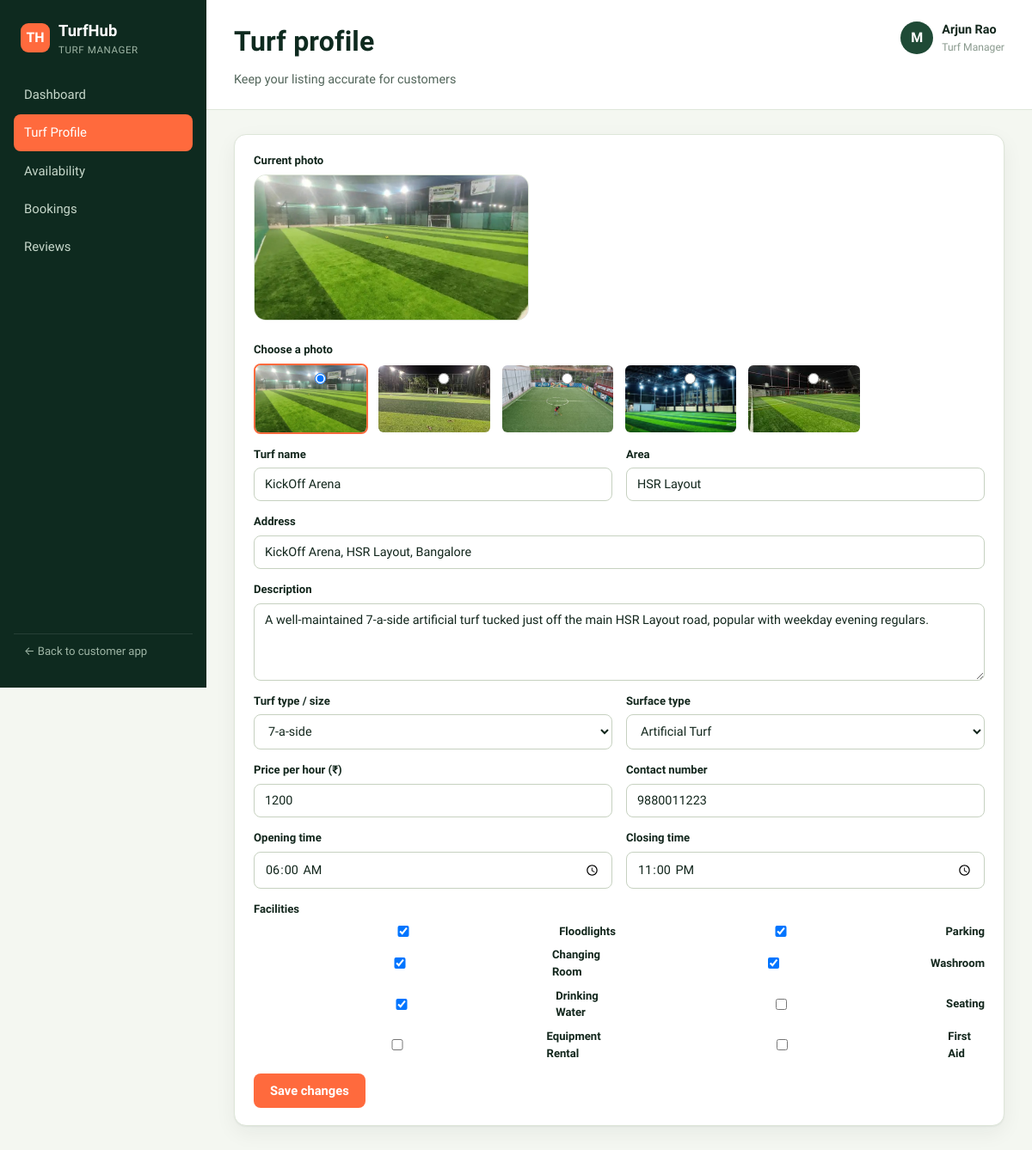
The page /manager/profile on the database its author committed.
### tables this page shows
CREATE TABLE turfs (
    id INTEGER PRIMARY KEY,
    name TEXT NOT NULL,
    area TEXT NOT NULL,
    address TEXT NOT NULL,
    manager_id INTEGER REFERENCES managers(id),
    price_per_hour INTEGER NOT NULL,
    turf_type TEXT NOT NULL,          -- 5-a-side / 6-a-side / 7-a-side / 11-a-side
    surface_type TEXT NOT NULL,       -- Artificial Turf / Hybrid Grass / Natural Grass
    description TEXT NOT NULL,
    facilities TEXT NOT NULL,         -- comma separated
    opening_time TEXT NOT NULL,
    closing_time TEXT NOT NULL,
    rating REAL NOT NULL,
    status TEXT NOT NULL DEFAULT 'pending',       -- active / pending / suspended
    verified INTEGER NOT NULL DEFAULT 0,
    image TEXT NOT NULL,
    phone TEXT NOT NULL,
    distance_km REAL NOT NULL,
    created_at TEXT NOT NULL
);

### blueprints/manager/routes.py (the view, shortened to what this page needs)
@manager_bp.route("/profile", methods=["GET", "POST"])
def profile():
    conn = get_db()
    turf = conn.execute("SELECT * FROM turfs WHERE id=?", (CURRENT_TURF_ID,)).fetchone()
    own_image = f"turf-{CURRENT_TURF_ID:02d}.jpg"
    allowed_images = set(GALLERY_IMAGES) | {own_image}
    current_facilities = [f.strip() for f in turf["facilities"].split(",")]
    gallery_choices = [own_image] + GALLERY_IMAGES
    conn.close()
    return render_template("manager/profile.html", turf=turf, facility_options=FACILITY_OPTIONS,
                            current_facilities=current_facilities, gallery_choices=gallery_choices)

### database.py (called while the page is built)
def get_db():
    conn = sqlite3.connect(DATABASE_PATH)
    conn.row_factory = sqlite3.Row
    conn.execute("PRAGMA foreign_keys = ON")
    return conn

### templates/manager/profile.html (shortened to what this page needs)
{% extends "base_manager.html" %}
{% block manager_title %}Turf profile{% endblock %}
{% block manager_subtitle %}Keep your listing accurate for customers{% endblock %}
{% block manager_content %}
<form method="post" class="panel">
  <div class="field">
    <label>Current photo</label>
    <img class="current-photo" src="{{ url_for('static', filename='images/' + (turf.image or 'placeholder.jpg')) }}"
         alt="{{ turf.name }} current photo"
         onerror="this.onerror=null;this.src='{{ url_for('static', filename='images/placeholder.jpg') }}';">
  </div>
  <div class="field">
    <label>Choose a photo</label>
    <div class="image-gallery">
      {% for img in gallery_choices %}
      <label class="{{ 'selected' if img == turf.image }}">
        <input type="radio" name="image" value="{{ img }}" {{ 'checked' if img == turf.image }}
               onchange="document.querySelectorAll('.image-gallery label').forEach(function(l){l.classList.remove('selected')});this.closest('label').classList.add('selected');">
        <img src="{{ url_for('static', filename='images/' + img) }}" alt="Turf photo option"
             onerror="this.onerror=null;this.src='{{ url_for('static', filename='images/placeholder.jpg') }}';">
      </label>
      {% endfor %}
    </div>
  </div>
  <div class="form-grid">
    <div class="field"><label>Turf name</label><input type="text" name="name" value="{{ turf.name }}" required></div>
    <div class="field"><label>Area</label><input type="text" name="area" value="{{ turf.area }}" required></div>
  </div>
  <div class="field"><label>Address</label><input type="text" name="address" value="{{ turf.address }}" required></div>
  <div class="field"><label>Description</label><textarea name="description" required>{{ turf.description }}</textarea></div>
  <div class="form-grid">
    <div class="field">
      <label>Turf type / size</label>
      <select name="turf_type">
        {% for t in ['5-a-side','6-a-side','7-a-side','11-a-side'] %}
        <option value="{{ t }}" {{ 'selected' if turf.turf_type==t }}>{{ t }}</option>
        {% endfor %}
      </select>
    </div>
    <div class="field">
      <label>Surface type</label>
      <select name="surface_type">
        {% for s in ['Artificial Turf','Hybrid Grass','Natural Grass'] %}
        <option value="{{ s }}" {{ 'selected' if turf.surface_type==s }}>{{ s }}</option>
        {% endfor %}
      </select>
    </div>
  </div>
  <div class="form-grid">
    <div class="field"><label>Price per hour (₹)</label><input type="number" name="price_per_hour" value="{{ turf.price_per_hour }}" required></div>
    <div class="field"><label>Contact number</label><input type="text" name="phone" value="{{ turf.phone }}" required></div>
  </div>
  <div class="form-grid">
    <div class="field"><label>Opening time</label><input type="time" name="opening_time" value="{{ turf.opening_time }}" required></div>
    <div class="field"><label>Closing time</label><input type="time" name="closing_time" value="{{ turf.closing_time }}" required></div>
  </div>
  <div class="field">
    <label>Facilities</label>
    <div class="checkbox-grid">
      {% for f in facility_options %}
      <label class="checkbox-item">
        <input type="checkbox" name="facilities" value="{{ f }}" {{ 'checked' if f in current_facilities }}>
        {{ f }}
      </label>
      {% endfor %}
    </div>
  </div>
  <button class="btn btn-primary" type="submit">Save changes</button>
</form>
{% endblock %}

### static/css/style.css (style rules this page uses)
:root { --bg: #F4F7F1; --bg-alt: #FFFFFF; --pitch-900: #0E2A1F; --pitch-800: #163829; --pitch-700: #1F4A36; --pitch-600: #2C5F45; --line: #DEE6D9; --line-strong: #C6D1C0; --ink: #12261C; --ink-soft: #52655A; --ink-faint: #8A9A8E; --accent: #FF6A3D; --accent-dark: #E14F22; --accent-soft: #FFE4D8; --amber: #E39A1F; --amber-soft: #FCEDCB; --success: #2E7D4F; --success-soft: #DCEFE1; --danger: #C63C3C; --danger-soft: #FBE1DF; --radius-sm: 8px; --radius-md: 14px; --radius-lg: 20px; --shadow-card: 0 1px 2px rgba(14,42,31,0.06), 0 8px 24px rgba(14,42,31,0.06); --font-display: 'Barlow Condensed', 'Arial Narrow', sans-serif; --font-body: 'Work Sans', -apple-system, sans-serif; }
* { box-sizing: border-box; }
html, body { margin: 0; padding: 0; }
body { font-family: var(--font-body); background: var(--bg); color: var(--ink); line-height: 1.5; -webkit-font-smoothing: antialiased; }
img { max-width: 100%; display: block; }
.btn { display: inline-flex; align-items: center; justify-content: center; gap: 6px; padding: 10px 18px; border-radius: var(--radius-sm); font-family: var(--font-body); font-weight: 600; font-size: 0.92rem; border: 1px solid transparent; cursor: pointer; transition: transform .08s ease, background .15s ease; }
.btn-primary { background: var(--accent); color: #fff; }
.panel { background: var(--bg-alt); border: 1px solid var(--line); border-radius: var(--radius-md); padding: 20px 22px; margin-bottom: 20px; box-shadow: var(--shadow-card); }
.form-grid { display: grid; grid-template-columns: 1fr 1fr; gap: 16px; }
.field { display: flex; flex-direction: column; gap: 6px; margin-bottom: 14px; }
.field label { font-size: 0.82rem; font-weight: 600; color: var(--ink); }
.field input, .field select, .field textarea { border: 1px solid var(--line-strong); border-radius: var(--radius-sm); padding: 10px 12px; font-family: var(--font-body); font-size: 0.9rem; background: #fff; color: var(--ink); width: 100%; }
.field textarea { resize: vertical; min-height: 90px; }
.checkbox-grid { display: grid; grid-template-columns: repeat(2, 1fr); gap: 8px; }
.checkbox-item { display: flex; align-items: center; gap: 8px; font-size: 0.88rem; }
.image-gallery { display: grid; grid-template-columns: repeat(auto-fill, minmax(120px, 1fr)); gap: 10px; }
.image-gallery label { position: relative; border-radius: var(--radius-sm); overflow: hidden; cursor: pointer; border: 2px solid transparent; display: block; }
.image-gallery label img { width: 100%; height: 78px; object-fit: cover; display: block; }
.image-gallery input { position: absolute; top: 6px; left: 6px; }
.image-gallery label.selected { border-color: var(--accent); }
.current-photo { width: 100%; max-width: 320px; height: 170px; object-fit: cover; border-radius: var(--radius-md); border: 1px solid var(--line); margin-bottom: 10px; }

### rows shown on the page
turfs: image (picture), name "KickOff Arena", area "HSR Layout", address "KickOff Arena, HSR Layout, Bangalore", description "A well-maintained 7-a-side artificial turf tucked just off the main HSR Layout road, popular with weekday evening regulars.", price_per_hour "1200", phone "9880011223", opening_time "06:00", closing_time "23:00"

### other values the page prints
{{ f }} "Floodlights" "Parking" "Changing Room" "Washroom" "Drinking Water" "Seating" "Equipment Rental" "First Aid"
form field turf_type "7-a-side"
form field surface_type "Artificial Turf"
